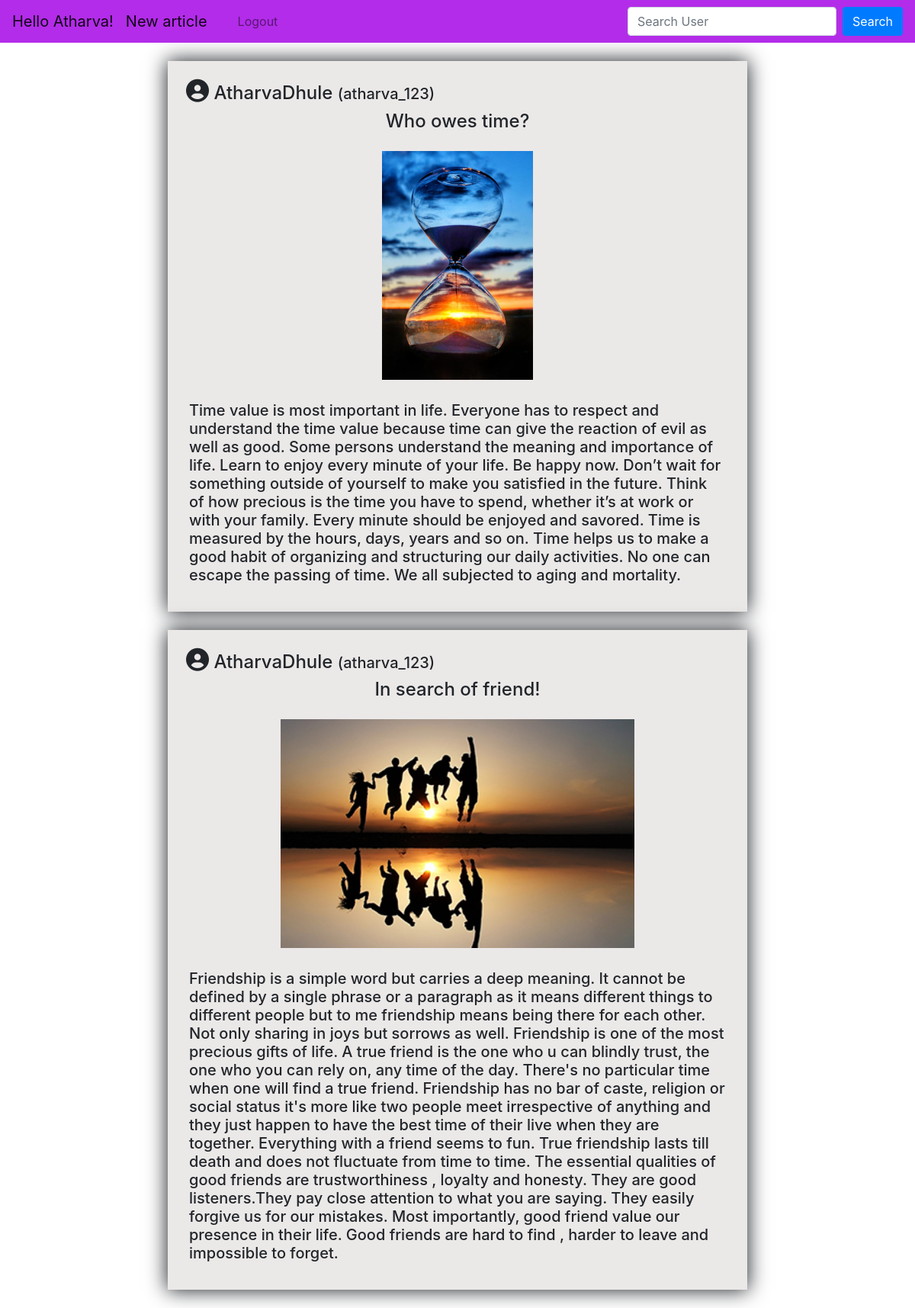
Screenshot of /3/ (signed in) with the database file from the repository.
### homepage/models.py (models this page shows, shortened)
class Articles(models.Model):
    user=models.ForeignKey(User,on_delete=models.CASCADE)
    content=models.CharField(max_length=2000)
    wantpublic=models.BooleanField(default=True)
    heading=models.CharField(max_length=100,blank=True,null=True)
    img=models.ImageField(upload_to="homepage/static/images/",blank=True,null=True)
    def __str__(self):
        return self.user.username

### homepage/views.py (the view)
# urls.py: path('<int:userid>/',views.feed,name='home'),
def feed(request,userid):
    a1=Articles.objects.filter(user=userid)
    print(a1)
    context={
        "posts":a1,
    }
    return render(request,'homepage/home.html',context)

### homepage/templates/homepage/home.html
{% include 'homepage/base.html' %}
{% block cont %}
<div class="container-md" style="margin-top: 80px;">
    {% for i in posts %}
    <div class="row mt-4 mb-4">
        <div class="col-lg-2"> </div>
            <div class="col-lg-8 p-4 pl-4" style="background-color: rgb(235, 232, 232);box-shadow: 0 0 25px 1px;">
                <div>
                    <i class="fas fa-user-circle" style="font-size:30px;"></i><h4 style="display:inline;">  {{i.user.first_name}}{{i.user.last_name}}  </h4><h5 style="display:inline;">({{i.user.username}})</h5>
                </div>
                <h4 class="mt-2" style="text-align: center;">{{i.heading}}</h4>
                <div class="mt-4">
                    <img src="../{{i.img}}" style="display:block;margin:auto;height:300px">
                </div>
                <div class="mt-4 p-1" >
                  <h5>{{i.content}}</h5>
                </div>
            </div>
            <div class="col-lg-2"> </div>
        </div>
        {% endfor %}
</div>
{% endblock %}

### homepage/templates/homepage/base.html (shortened to what this page needs)
{% load static %}
<!DOCTYPE html>
<html lang="en">
<head>
    <link rel="stylesheet" href="https://stackpath.bootstrapcdn.com/bootstrap/4.5.2/css/bootstrap.min.css">
</head>
<body style="background-color: rgb(255, 255, 255);">
    <nav class="navbar navbar-expand-lg navbar-light" style="background-color: #b32ce9;position: fixed;top:0;width:100%;z-index: 1 ;">
      {% if user.is_authenticated %}
        <a class="navbar-brand" href="#">Hello {{user.first_name}}!</a>
        <a class="navbar-brand" href="{% url 'addarticles' %}">New article</a>
        {% endif %}
        <div class="collapse navbar-collapse" id="navbarSupportedContent">
          <ul class="navbar-nav mr-auto">
            <li class="nav-item active">
              <a class="nav-link" href="#"> <span class="sr-only">(current)</span></a>
            </li>
            <li class="nav-item">
              <a class="nav-link" href="{% url 'logout' %}">Logout</a>
            </li>
          </ul>
          <form class="form-inline my-2 my-lg-0" method="POST" action="{% url 'search1' %}">{%csrf_token%}
            <input class="form-control mr-sm-2" type="text" name="searchuser" placeholder="Search User" aria-label="Search">
            <button class="btn btn-primary my-2 my-sm-0" type="submit">Search</button>
          </form>
        </div>
      </nav>
</body>
</html>

### rows the page displays
Articles: user.first_name "Atharva", user.last_name "Dhule", user.username "atharva_123", heading "Who owes time?", img (picture), content "Time value is most important in life. Everyone has to respect and understand the time value because time can give the reaction of evil as well as good. Some persons understand the meaning and importance of life. Learn to enjoy every minute of your life. Be happy now. Don’t wait for something outside of yourself to make you satisfied in the future. Think of how precious is the time you have to spend, whether it’s at work or with your family. Every minute should be enjoyed and savored. Time is measured by the hours, days, years and so on. Time helps us to make a good habit of organizing and structuring our daily activities. No one can escape the passing of time. We all subjected to aging and…"
Articles: user.first_name "Atharva", user.last_name "Dhule", user.username "atharva_123", heading "In search of friend!", img (picture), content "Friendship is a simple word but carries a deep meaning. It cannot be defined by a single phrase or a paragraph as it means different things to different people but to me friendship means being there for each other. Not only sharing in joys but sorrows as well. Friendship is one of the most precious gifts of life. A true friend is the one who u can blindly trust, the one who you can rely on, any time of the day. There's no particular time when one will find a true friend. Friendship has no bar of caste, religion or social status it's more like two people meet irrespective of anything and they just happen to have the best time of their live when they are together. Everything with a friend…"

### other values shown
{{ user.first_name }} "Atharva"
